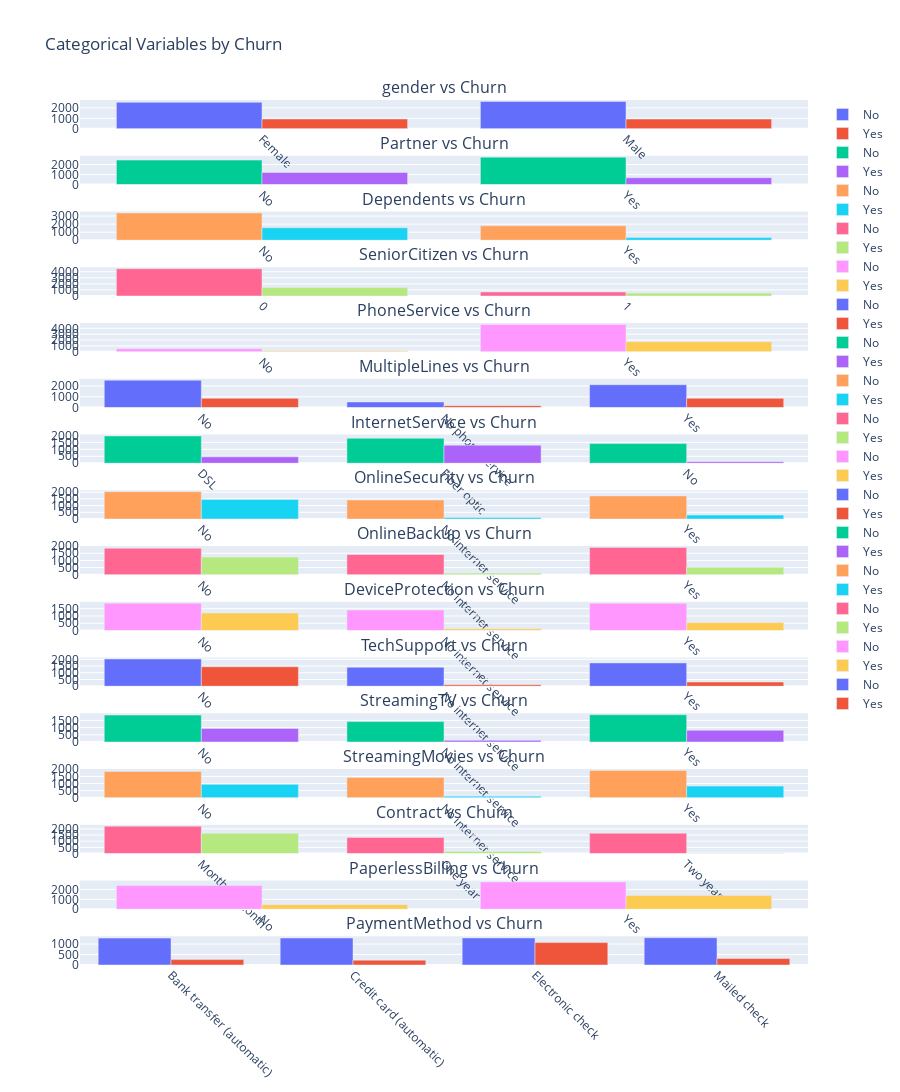

The code cell stored with this chart in its notebook:
### Markdown cell above
Observations

- From the histogram, the churners (1869) were less as compared to the non-churners (5174). Also, there is class imbalance since the majority are the non-churners.

### Code cell
#distriution of categorical variables verses churn
categorical_cols = ['gender','Partner', 'Dependents','SeniorCitizen',
        'PhoneService', 'MultipleLines', 'InternetService',
       'OnlineSecurity', 'OnlineBackup', 'DeviceProtection', 'TechSupport',
       'StreamingTV', 'StreamingMovies', 'Contract', 'PaperlessBilling',
       'PaymentMethod']

target = 'Churn'

fig = make_subplots(rows = len(categorical_cols), cols=1, 
                    subplot_titles=[f"{c} vs {target}" for c in categorical_cols])

for i, col in enumerate(categorical_cols, start=1):
    counts = df.groupby([col, target]).size().unstack(fill_value=0)
    for churn_value in counts.columns:
        fig.add_trace(
            go.Bar(x=counts.index.astype(str), y=counts[churn_value], name=str(churn_value)),
                    row=i, col=1
        )

fig.update_layout(height=300*len(categorical_cols), barmode='group', title_text = 'Categorical Variables by Churn',showlegend=True)
fig.update_xaxes(tickangle=45)
fig.show()

### Figure 1 — Plotly figure (JSON) as saved in the notebook; plotly's stock layout.template omitted (floating-point values rounded to 4 significant figures)
{"data": [{"name": "No", "type": "bar", "x": ["Female", "Male"], "xaxis": "x", "y": [2549, 2625], "yaxis": "y"}, {"name": "Yes", "type": "bar", "x": ["Female", "Male"], "xaxis": "x", "y": [939, 930], "yaxis": "y"}, {"name": "No", "type": "bar", "x": ["No", "Yes"], "xaxis": "x2", "y": [2441, 2733], "yaxis": "y2"}, {"name": "Yes", "type": "bar", "x": ["No", "Yes"], "xaxis": "x2", "y": [1200, 669], "yaxis": "y2"}, {"name": "No", "type": "bar", "x": ["No", "Yes"], "xaxis": "x3", "y": [3390, 1784], "yaxis": "y3"}, {"name": "Yes", "type": "bar", "x": ["No", "Yes"], "xaxis": "x3", "y": [1543, 326], "yaxis": "y3"}, {"name": "No", "type": "bar", "x": ["0", "1"], "xaxis": "x4", "y": [4508, 666], "yaxis": "y4"}, {"name": "Yes", "type": "bar", "x": ["0", "1"], "xaxis": "x4", "y": [1393, 476], "yaxis": "y4"}, {"name": "No", "type": "bar", "x": ["No", "Yes"], "xaxis": "x5", "y": [512, 4662], "yaxis": "y5"}, {"name": "Yes", "type": "bar", "x": ["No", "Yes"], "xaxis": "x5", "y": [170, 1699], "yaxis": "y5"}, {"name": "No", "type": "bar", "x": ["No", "No phone service", "Yes"], "xaxis": "x6", "y": [2541, 512, 2121], "yaxis": "y6"}, {"name": "Yes", "type": "bar", "x": ["No", "No phone service", "Yes"], "xaxis": "x6", "y": [849, 170, 850], "yaxis": "y6"}, {"name": "No", "type": "bar", "x": ["DSL", "Fiber optic", "No"], "xaxis": "x7", "y": [1962, 1799, 1413], "yaxis": "y7"}, {"name": "Yes", "type": "bar", "x": ["DSL", "Fiber optic", "No"], "xaxis": "x7", "y": [459, 1297, 113], "yaxis": "y7"}, {"name": "No", "type": "bar", "x": ["No", "No internet service", "Yes"], "xaxis": "x8", "y": [2037, 1413, 1724], "yaxis": "y8"}, {"name": "Yes", "type": "bar", "x": ["No", "No internet service", "Yes"], "xaxis": "x8", "y": [1461, 113, 295], "yaxis": "y8"}, {"name": "No", "type": "bar", "x": ["No", "No internet service", "Yes"], "xaxis": "x9", "y": [1855, 1413, 1906], "yaxis": "y9"}, {"name": "Yes", "type": "bar", "x": ["No", "No internet service", "Yes"], "xaxis": "x9", "y": [1233, 113, 523], "yaxis": "y9"}, {"name": "No", "type": "bar", "x": ["No", "No internet service", "Yes"], "xaxis": "x10", "y": [1884, 1413, 1877], "yaxis": "y10"}, {"name": "Yes", "type": "bar", "x": ["No", "No internet service", "Yes"], "xaxis": "x10", "y": [1211, 113, 545], "yaxis": "y10"}, {"name": "No", "type": "bar", "x": ["No", "No internet service", "Yes"], "xaxis": "x11", "y": [2027, 1413, 1734], "yaxis": "y11"}, {"name": "Yes", "type": "bar", "x": ["No", "No internet service", "Yes"], "xaxis": "x11", "y": [1446, 113, 310], "yaxis": "y11"}, {"name": "No", "type": "bar", "x": ["No", "No internet service", "Yes"], "xaxis": "x12", "y": [1868, 1413, 1893], "yaxis": "y12"}, {"name": "Yes", "type": "bar", "x": ["No", "No internet service", "Yes"], "xaxis": "x12", "y": [942, 113, 814], "yaxis": "y12"}, {"name": "No", "type": "bar", "x": ["No", "No internet service", "Yes"], "xaxis": "x13", "y": [1847, 1413, 1914], "yaxis": "y13"}, {"name": "Yes", "type": "bar", "x": ["No", "No internet service", "Yes"], "xaxis": "x13", "y": [938, 113, 818], "yaxis": "y13"}, {"name": "No", "type": "bar", "x": ["Month-to-month", "One year", "Two year"], "xaxis": "x14", "y": [2220, 1307, 1647], "yaxis": "y14"}, {"name": "Yes", "type": "bar", "x": ["Month-to-month", "One year", "Two year"], "xaxis": "x14", "y": [1655, 166, 48], "yaxis": "y14"}, {"name": "No", "type": "bar", "x": ["No", "Yes"], "xaxis": "x15", "y": [2403, 2771], "yaxis": "y15"}, {"name": "Yes", "type": "bar", "x": ["No", "Yes"], "xaxis": "x15", "y": [469, 1400], "yaxis": "y15"}, {"name": "No", "type": "bar", "x": ["Bank transfer (automatic)", "Credit card (automatic)", "Electronic check", "Mailed check"], "xaxis": "x16", "y": [1286, 1290, 1294, 1304], "yaxis": "y16"}, {"name": "Yes", "type": "bar", "x": ["Bank transfer (automatic)", "Credit card (automatic)", "Electronic check", "Mailed check"], "xaxis": "x16", "y": [258, 232, 1071, 308], "yaxis": "y16"}], "layout": {"annotations": [{"font": {"size": 16}, "showarrow": false, "text": "gender vs Churn", "x": 0.5, "xanchor": "center", "xref": "paper", "y": 1, "yanchor": "bottom", "yref": "paper"}, {"font": {"size": 16}, "showarrow": false, "text": "Partner vs Churn", "x": 0.5, "xanchor": "center", "xref": "paper", "y": 0.9355, "yanchor": "bottom", "yref": "paper"}, {"font": {"size": 16}, "showarrow": false, "text": "Dependents vs Churn", "x": 0.5, "xanchor": "center", "xref": "paper", "y": 0.8711, "yanchor": "bottom", "yref": "paper"}, {"font": {"size": 16}, "showarrow": false, "text": "SeniorCitizen vs Churn", "x": 0.5, "xanchor": "center", "xref": "paper", "y": 0.8066, "yanchor": "bottom", "yref": "paper"}, {"font": {"size": 16}, "showarrow": false, "text": "PhoneService vs Churn", "x": 0.5, "xanchor": "center", "xref": "paper", "y": 0.7422, "yanchor": "bottom", "yref": "paper"}, {"font": {"size": 16}, "showarrow": false, "text": "MultipleLines vs Churn", "x": 0.5, "xanchor": "center", "xref": "paper", "y": 0.6777, "yanchor": "bottom", "yref": "paper"}, {"font": {"size": 16}, "showarrow": false, "text": "InternetService vs Churn", "x": 0.5, "xanchor": "center", "xref": "paper", "y": 0.6133, "yanchor": "bottom", "yref": "paper"}, {"font": {"size": 16}, "showarrow": false, "text": "OnlineSecurity vs Churn", "x": 0.5, "xanchor": "center", "xref": "paper", "y": 0.5488, "yanchor": "bottom", "yref": "paper"}, {"font": {"size": 16}, "showarrow": false, "text": "OnlineBackup vs Churn", "x": 0.5, "xanchor": "center", "xref": "paper", "y": 0.4844, "yanchor": "bottom", "yref": "paper"}, {"font": {"size": 16}, "showarrow": false, "text": "DeviceProtection vs Churn", "x": 0.5, "xanchor": "center", "xref": "paper", "y": 0.4199, "yanchor": "bottom", "yref": "paper"}, {"font": {"size": 16}, "showarrow": false, "text": "TechSupport vs Churn", "x": 0.5, "xanchor": "center", "xref": "paper", "y": 0.3555, "yanchor": "bottom", "yref": "paper"}, {"font": {"size": 16}, "showarrow": false, "text": "StreamingTV vs Churn", "x": 0.5, "xanchor": "center", "xref": "paper", "y": 0.291, "yanchor": "bottom", "yref": "paper"}, {"font": {"size": 16}, "showarrow": false, "text": "StreamingMovies vs Churn", "x": 0.5, "xanchor": "center", "xref": "paper", "y": 0.2266, "yanchor": "bottom", "yref": "paper"}, {"font": {"size": 16}, "showarrow": false, "text": "Contract vs Churn", "x": 0.5, "xanchor": "center", "xref": "paper", "y": 0.1621, "yanchor": "bottom", "yref": "paper"}, {"font": {"size": 16}, "showarrow": false, "text": "PaperlessBilling vs Churn", "x": 0.5, "xanchor": "center", "xref": "paper", "y": 0.09766, "yanchor": "bottom", "yref": "paper"}, {"font": {"size": 16}, "showarrow": false, "text": "PaymentMethod vs Churn", "x": 0.5, "xanchor": "center", "xref": "paper", "y": 0.0332, "yanchor": "bottom", "yref": "paper"}], "barmode": "group", "height": 4800, "showlegend": true, "title": {"text": "Categorical Variables by Churn"}, "xaxis": {"anchor": "y", "domain": [0, 1], "tickangle": 45}, "xaxis10": {"anchor": "y10", "domain": [0, 1], "tickangle": 45}, "xaxis11": {"anchor": "y11", "domain": [0, 1], "tickangle": 45}, "xaxis12": {"anchor": "y12", "domain": [0, 1], "tickangle": 45}, "xaxis13": {"anchor": "y13", "domain": [0, 1], "tickangle": 45}, "xaxis14": {"anchor": "y14", "domain": [0, 1], "tickangle": 45}, "xaxis15": {"anchor": "y15", "domain": [0, 1], "tickangle": 45}, "xaxis16": {"anchor": "y16", "domain": [0, 1], "tickangle": 45}, "xaxis2": {"anchor": "y2", "domain": [0, 1], "tickangle": 45}, "xaxis3": {"anchor": "y3", "domain": [0, 1], "tickangle": 45}, "xaxis4": {"anchor": "y4", "domain": [0, 1], "tickangle": 45}, "xaxis5": {"anchor": "y5", "domain": [0, 1], "tickangle": 45}, "xaxis6": {"anchor": "y6", "domain": [0, 1], "tickangle": 45}, "xaxis7": {"anchor": "y7", "domain": [0, 1], "tickangle": 45}, "xaxis8": {"anchor": "y8", "domain": [0, 1], "tickangle": 45}, "xaxis9": {"anchor": "y9", "domain": [0, 1], "tickangle": 45}, "yaxis": {"anchor": "x", "domain": [0.9668, 1]}, "yaxis10": {"anchor": "x10", "domain": [0.3867, 0.4199]}, "yaxis11": {"anchor": "x11", "domain": [0.3223, 0.3555]}, "yaxis12": {"anchor": "x12", "domain": [0.2578, 0.291]}, "yaxis13": {"anchor": "x13", "domain": [0.1934, 0.2266]}, "yaxis14": {"anchor": "x14", "domain": [0.1289, 0.1621]}, "yaxis15": {"anchor": "x15", "domain": [0.06445, 0.09766]}, "yaxis16": {"anchor": "x16", "domain": [0, 0.0332]}, "yaxis2": {"anchor": "x2", "domain": [0.9023, 0.9355]}, "yaxis3": {"anchor": "x3", "domain": [0.8379, 0.8711]}, "yaxis4": {"anchor": "x4", "domain": [0.7734, 0.8066]}, "yaxis5": {"anchor": "x5", "domain": [0.709, 0.7422]}, "yaxis6": {"anchor": "x6", "domain": [0.6445, 0.6777]}, "yaxis7": {"anchor": "x7", "domain": [0.5801, 0.6133]}, "yaxis8": {"anchor": "x8", "domain": [0.5156, 0.5488]}, "yaxis9": {"anchor": "x9", "domain": [0.4512, 0.4844]}}}
